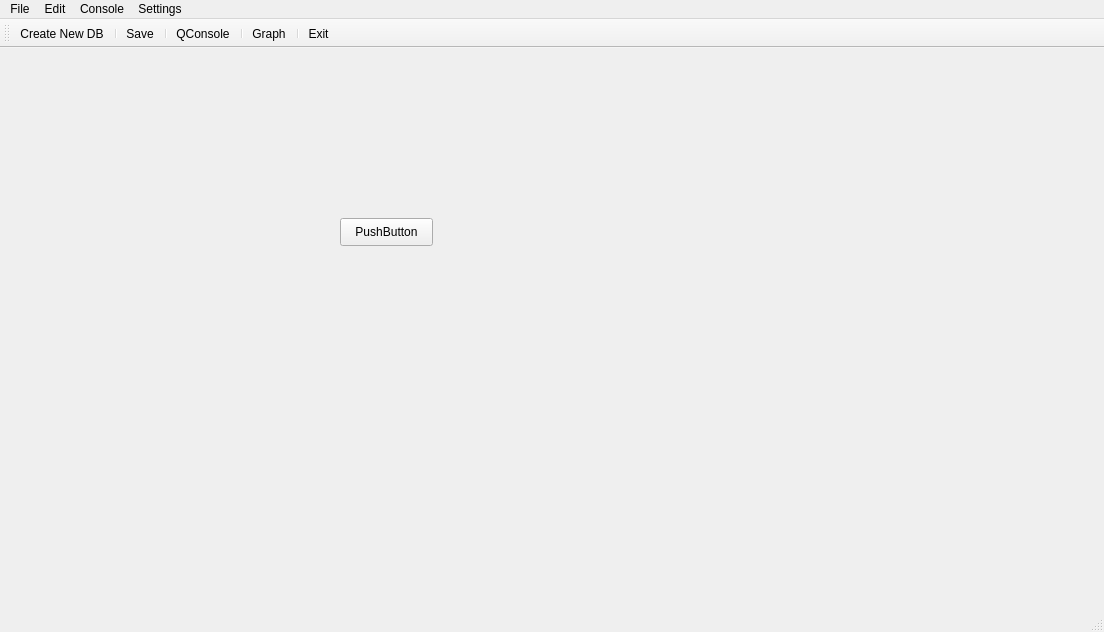
<?xml version="1.0" encoding="UTF-8"?>
<ui version="4.0">
 <class>MainWindow</class>
 <widget class="QMainWindow" name="MainWindow">
  <property name="geometry">
   <rect>
    <x>0</x>
    <y>0</y>
    <width>1104</width>
    <height>632</height>
   </rect>
  </property>
  <property name="windowTitle">
   <string>MainWindow</string>
  </property>
  <widget class="QWidget" name="centralwidget">
   <widget class="QPushButton" name="pushButton">
    <property name="geometry">
     <rect>
      <x>340</x>
      <y>170</y>
      <width>93</width>
      <height>28</height>
     </rect>
    </property>
    <property name="text">
     <string>PushButton</string>
    </property>
   </widget>
  </widget>
  <widget class="QMenuBar" name="menubar">
   <property name="geometry">
    <rect>
     <x>0</x>
     <y>0</y>
     <width>1104</width>
     <height>26</height>
    </rect>
   </property>
   <widget class="QMenu" name="menuEdit">
    <property name="title">
     <string>Edit</string>
    </property>
   </widget>
   <widget class="QMenu" name="menuQuery">
    <property name="title">
     <string>Console</string>
    </property>
    <addaction name="actionQConsole"/>
    <addaction name="actionConsole"/>
    <addaction name="actionGraph"/>
   </widget>
   <widget class="QMenu" name="menuSettings">
    <property name="title">
     <string>Settings</string>
    </property>
   </widget>
   <widget class="QMenu" name="menuile">
    <property name="title">
     <string>File</string>
    </property>
    <addaction name="actionNew_DB"/>
    <addaction name="actionOpen_DB"/>
    <addaction name="actionSave"/>
    <addaction name="actionSave_As"/>
    <addaction name="separator"/>
    <addaction name="actionExit"/>
   </widget>
   <addaction name="menuile"/>
   <addaction name="menuEdit"/>
   <addaction name="menuQuery"/>
   <addaction name="menuSettings"/>
  </widget>
  <widget class="QStatusBar" name="statusbar"/>
  <widget class="QToolBar" name="toolBar">
   <property name="windowTitle">
    <string>toolBar</string>
   </property>
   <property name="toolTip">
    <string/>
   </property>
   <property name="statusTip">
    <string/>
   </property>
   <property name="whatsThis">
    <string/>
   </property>
   <property name="autoFillBackground">
    <bool>false</bool>
   </property>
   <property name="allowedAreas">
    <set>Qt::NoToolBarArea</set>
   </property>
   <property name="toolButtonStyle">
    <enum>Qt::ToolButtonTextUnderIcon</enum>
   </property>
   <attribute name="toolBarArea">
    <enum>TopToolBarArea</enum>
   </attribute>
   <attribute name="toolBarBreak">
    <bool>false</bool>
   </attribute>
   <addaction name="actionNew_DB"/>
   <addaction name="separator"/>
   <addaction name="actionSave"/>
   <addaction name="separator"/>
   <addaction name="actionQConsole"/>
   <addaction name="separator"/>
   <addaction name="actionGraph"/>
   <addaction name="separator"/>
   <addaction name="actionExit"/>
  </widget>
  <action name="actionFle">
   <property name="text">
    <string>File</string>
   </property>
  </action>
  <action name="actionNew_DB">
   <property name="checkable">
    <bool>false</bool>
   </property>
   <property name="icon">
    <iconset>
     <normaloff>icons/new_database.png</normaloff>icons/new_database.png</iconset>
   </property>
   <property name="text">
    <string>Create New DB</string>
   </property>
   <property name="shortcut">
    <string>Ctrl+N</string>
   </property>
  </action>
  <action name="actionOpen_DB">
   <property name="text">
    <string>Open DB</string>
   </property>
  </action>
  <action name="actionSave">
   <property name="icon">
    <iconset>
     <normaloff>icons/savefile.png</normaloff>icons/savefile.png</iconset>
   </property>
   <property name="text">
    <string>Save</string>
   </property>
   <property name="statusTip">
    <string>Save...</string>
   </property>
   <property name="whatsThis">
    <string>Save</string>
   </property>
   <property name="shortcut">
    <string>Ctrl+S</string>
   </property>
  </action>
  <action name="actionSave_As">
   <property name="text">
    <string>Save As</string>
   </property>
  </action>
  <action name="actionExit">
   <property name="icon">
    <iconset>
     <normaloff>icons/exit.png</normaloff>icons/exit.png</iconset>
   </property>
   <property name="text">
    <string>Exit</string>
   </property>
  </action>
  <action name="actionQConsole">
   <property name="icon">
    <iconset>
     <normaloff>icons/keyboard.png</normaloff>icons/keyboard.png</iconset>
   </property>
   <property name="text">
    <string>QConsole</string>
   </property>
  </action>
  <action name="actionConsole">
   <property name="text">
    <string>Console</string>
   </property>
  </action>
  <action name="actionGraph">
   <property name="icon">
    <iconset>
     <normaloff>icons/graph.png</normaloff>icons/graph.png</iconset>
   </property>
   <property name="text">
    <string>Graph</string>
   </property>
   <property name="shortcut">
    <string>Ctrl+G</string>
   </property>
  </action>
 </widget>
 <resources/>
 <connections/>
</ui>
